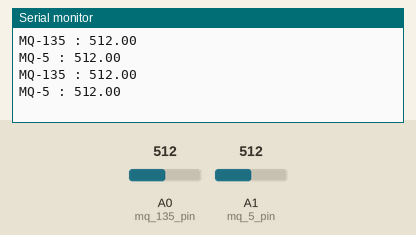
Simulated run of this sketch. Board: Arduino Uno, built with avr-gcc and run on an emulated ATmega328P. On the bench: the last lines printed to the serial monitor. The test bench sets the inputs (shaded band); at power-on: A0 (mq_135_pin) = 512, A1 (mq_5_pin) = 512.

Above: at 2.8 s.
2.9 s: A0 (mq_135_pin) set to 716
At 5.2 s:
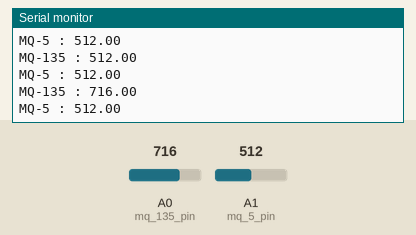
5.6 s: A1 (mq_5_pin) set to 716
At 6.7 s:
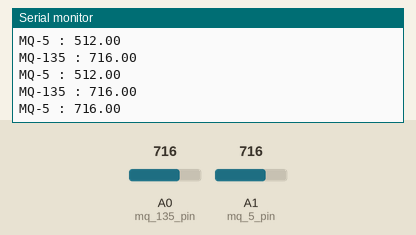
8.3 s: A0 (mq_135_pin) set to 900
At 10.8 s:
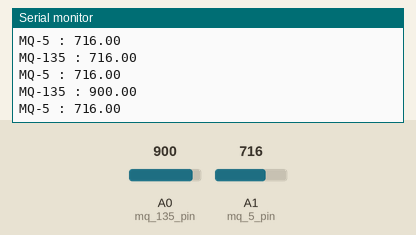
11.0 s: A1 (mq_5_pin) set to 900
At 12.7 s:
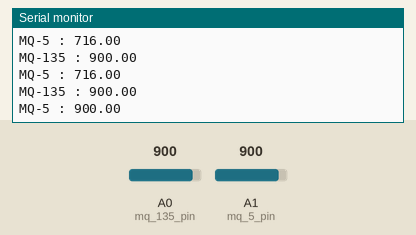
Timing chart, 0 to 14.2 s (numbered marks = the images above; inputs shaded):
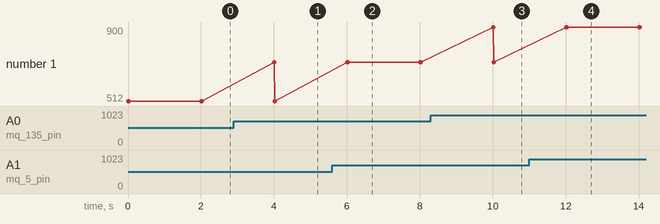

The sketch:

test.ino
```cpp
int mq_135_pin = A0;
int mq_5_pin = A1 ;
float reading_mq_135 = 0 ;
float reading_mq_5 = 0 ;
void setup() {
  // put your setup code here, to run once:
  pinMode(mq_135_pin, INPUT);
  pinMode(mq_5_pin, INPUT);
  Serial.begin(9600);
}

void loop() {
  reading_mq_135 = analogRead(mq_135_pin);
  reading_mq_5 = analogRead(mq_5_pin);
  Serial.print("MQ-135 : ");
  Serial.println(reading_mq_135);
  Serial.print("MQ-5 : ");
  Serial.println(reading_mq_5);
  delay(2000);
}
```

Measured:
- after the input at 2.9 s, the serial monitor: prints a new line after 1.1 s (image 1)
- after the input at 5.6 s, the serial monitor: prints a new line after 0.42 s (image 2)
- after the input at 8.3 s, the serial monitor: prints a new line after 1.7 s (image 3)
- after the input at 11.0 s, the serial monitor: prints a new line after 1.0 s (image 4)
